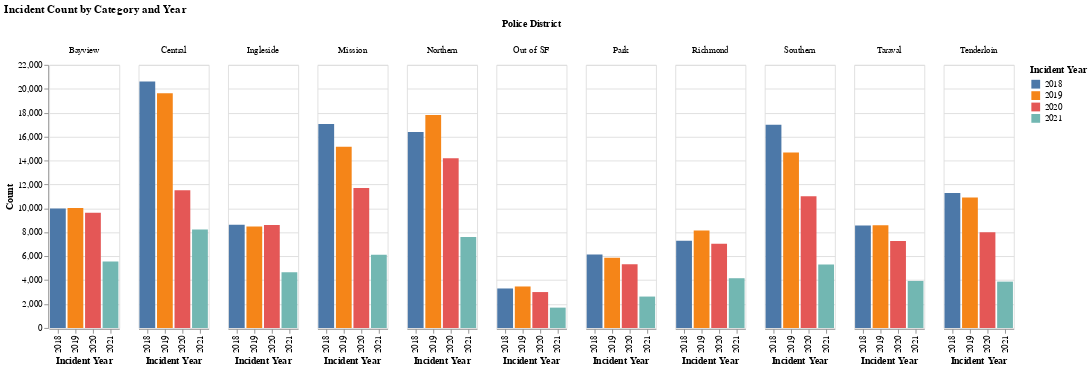

Here is the notebook cell this chart was saved with:
### Code cell
count_by_year_plot('Police District', 'Incident Count by Police District and Year')

### Figure 1 — Vega-Lite specification as saved in the notebook (floating-point values rounded to 4 significant figures)
{"config": {"view": {"continuousWidth": 400, "continuousHeight": 300}}, "data": {"name": "data-4cb0f5cc8d61741308af2c0ca9f16f67"}, "mark": "bar", "encoding": {"color": {"type": "nominal", "field": "Incident Year"}, "column": {"type": "nominal", "field": "Police District"}, "x": {"type": "nominal", "field": "Incident Year"}, "y": {"type": "quantitative", "field": "Count"}}, "title": "Incident Count by Category and Year", "$schema": "https://vega.github.io/schema/vega-lite/v4.8.1.json", "datasets": {"data-4cb0f5cc8d61741308af2c0ca9f16f67": [{"Police District": "Bayview", "Incident Year": 2018, "Count": 9994}, {"Police District": "Bayview", "Incident Year": 2019, "Count": 10024}, {"Police District": "Bayview", "Incident Year": 2020, "Count": 9628}, {"Police District": "Bayview", "Incident Year": 2021, "Count": 5555}, {"Police District": "Central", "Incident Year": 2018, "Count": 20616}, {"Police District": "Central", "Incident Year": 2019, "Count": 19635}, {"Police District": "Central", "Incident Year": 2020, "Count": 11526}, {"Police District": "Central", "Incident Year": 2021, "Count": 8238}, {"Police District": "Ingleside", "Incident Year": 2018, "Count": 8632}, {"Police District": "Ingleside", "Incident Year": 2019, "Count": 8491}, {"Police District": "Ingleside", "Incident Year": 2020, "Count": 8620}, {"Police District": "Ingleside", "Incident Year": 2021, "Count": 4653}, {"Police District": "Mission", "Incident Year": 2018, "Count": 17068}, {"Police District": "Mission", "Incident Year": 2019, "Count": 15159}, {"Police District": "Mission", "Incident Year": 2020, "Count": 11702}, {"Police District": "Mission", "Incident Year": 2021, "Count": 6132}, {"Police District": "Northern", "Incident Year": 2018, "Count": 16395}, {"Police District": "Northern", "Incident Year": 2019, "Count": 17810}, {"Police District": "Northern", "Incident Year": 2020, "Count": 14184}, {"Police District": "Northern", "Incident Year": 2021, "Count": 7605}, {"Police District": "Out of SF", "Incident Year": 2018, "Count": 3305}, {"Police District": "Out of SF", "Incident Year": 2019, "Count": 3472}, {"Police District": "Out of SF", "Incident Year": 2020, "Count": 3005}, {"Police District": "Out of SF", "Incident Year": 2021, "Count": 1704}, {"Police District": "Park", "Incident Year": 2018, "Count": 6143}, {"Police District": "Park", "Incident Year": 2019, "Count": 5866}, {"Police District": "Park", "Incident Year": 2020, "Count": 5333}, {"Police District": "Park", "Incident Year": 2021, "Count": 2629}, {"Police District": "Richmond", "Incident Year": 2018, "Count": 7294}, {"Police District": "Richmond", "Incident Year": 2019, "Count": 8156}, {"Police District": "Richmond", "Incident Year": 2020, "Count": 7042}, {"Police District": "Richmond", "Incident Year": 2021, "Count": 4162}, {"Police District": "Southern", "Incident Year": 2018, "Count": 16995}, {"Police District": "Southern", "Incident Year": 2019, "Count": 14670}, {"Police District": "Southern", "Incident Year": 2020, "Count": 11009}, {"Police District": "Southern", "Incident Year": 2021, "Count": 5312}, {"Police District": "Taraval", "Incident Year": 2018, "Count": 8569}, {"Police District": "Taraval", "Incident Year": 2019, "Count": 8592}, {"Police District": "Taraval", "Incident Year": 2020, "Count": 7273}, {"Police District": "Taraval", "Incident Year": 2021, "Count": 3934}, {"Police District": "Tenderloin", "Incident Year": 2018, "Count": 11297}, {"Police District": "Tenderloin", "Incident Year": 2019, "Count": 10908}, {"Police District": "Tenderloin", "Incident Year": 2020, "Count": 8001}, {"Police District": "Tenderloin", "Incident Year": 2021, "Count": 3879}]}}
